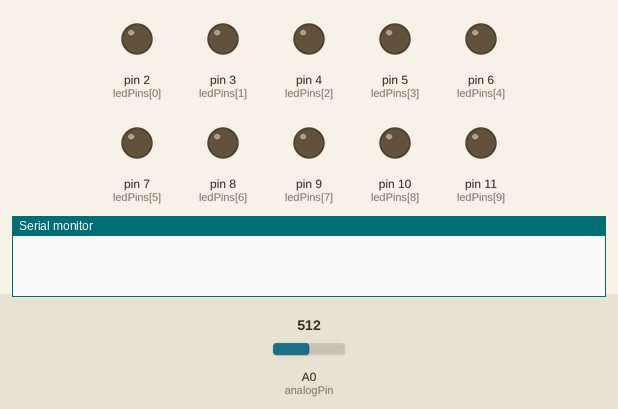
This sketch was run on a simulated Arduino Uno, built with avr-gcc and run on an emulated ATmega328P. Parts: output pins drawn as LEDs (lit = HIGH), the last lines printed to the serial monitor. Dashed ring = blinking. The inputs (shaded band) are chosen by the test bench; at power-on: A0 (analogPin) = 512.

Above: at 1.2 s.
1.3 s: A0 (analogPin) set to 500
At 1.45 s:
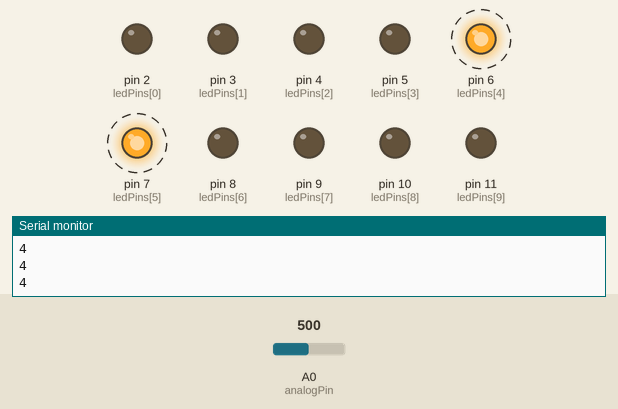
4.3 s: A0 (analogPin) set to 422
7.3 s: A0 (analogPin) set to 392
At 7.57 s:
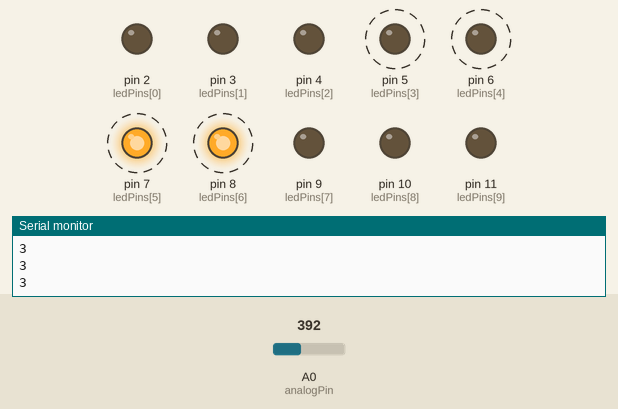
10.3 s: A0 (analogPin) set to 325
13.3 s: A0 (analogPin) set to 291
At 13.8 s:
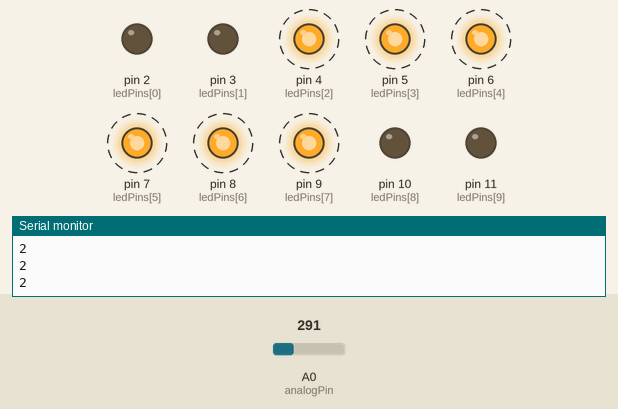
16.3 s: A0 (analogPin) set to 122
At 16.91 s:
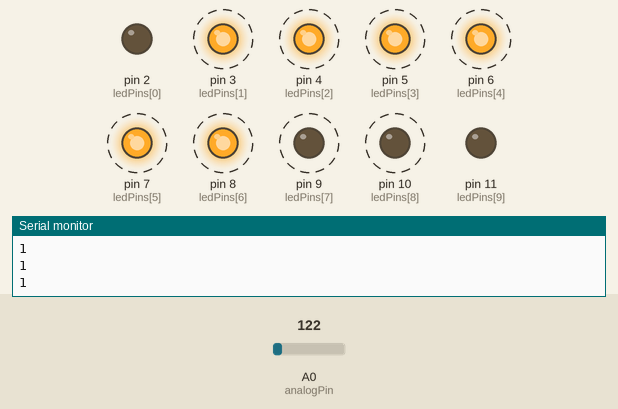
Timing chart, 0 to 66.8 s (numbered marks = the images above; inputs shaded):
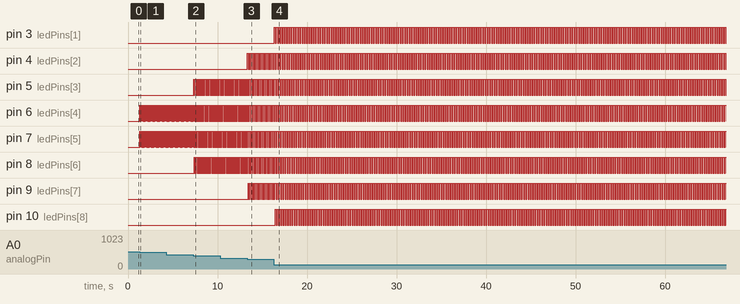

The sketch:

sketch_may17a.ino
```cpp
const int analogPin =A0;
const int ledCount = 10;
int ledPins[] = {2,3,4,5,6,7,8,9,10,11};

void setup() {
  // put your setup code here, to run once:
  for(int thisLed = 0; thisLed < ledCount; thisLed++){
    pinMode(ledPins[thisLed], OUTPUT);
  }
  Serial.begin(9600);
}

void loop() {
  // put your main code here, to run repeatedly:
  int f = 500;
  int sensorReading = analogRead(analogPin);
  int ledLevel = map(sensorReading, 0, 1023, 0, ledCount);
  for(int thisLed = ledLevel; thisLed < 10-ledLevel; thisLed++){
    digitalWrite(ledPins[thisLed], HIGH);
    delay(15);
    Serial.println(ledLevel);
    delay(1);
  }
  for(int thisLed = ledLevel; thisLed < 10-ledLevel; thisLed++){
    digitalWrite(ledPins[thisLed], LOW);
    delay(15);
  }
}
```

Measured:
- the behaviour switches between 512 and 511 on A0 (analogPin) (found by bisection; images 0 and 1)
- the behaviour switches between 410 and 409 on A0 (analogPin) (found by bisection; images 1 and 2)
- the behaviour switches between 307 and 306 on A0 (analogPin) (found by bisection; images 2 and 3)
- after the input at 1.3 s, pin 6 (ledPins[4]), pin 7 (ledPins[5]): alternates HIGH for 0.03 s and LOW for 0.03 s, starting at once
- after the input at 7.3 s, pin 5 (ledPins[3]): alternates HIGH for 0.06 s and LOW for 0.06 s, starting after 0.05 s; pin 6 (ledPins[4]): alternates HIGH for 0.06 s and LOW for 0.06 s, starting after 0.13 s
- after the input at 13.3 s, pin 4 (ledPins[2]): alternates HIGH for 0.10 s and LOW for 0.09 s, starting at once; pin 5 (ledPins[3]): alternates HIGH for 0.10 s and LOW for 0.09 s, starting after 0.14 s
- after the input at 16.3 s, pin 3 (ledPins[1]): alternates HIGH for 0.13 s and LOW for 0.12 s, starting at once; pin 4 (ledPins[2]): alternates HIGH for 0.13 s and LOW for 0.12 s, starting after 0.17 s
